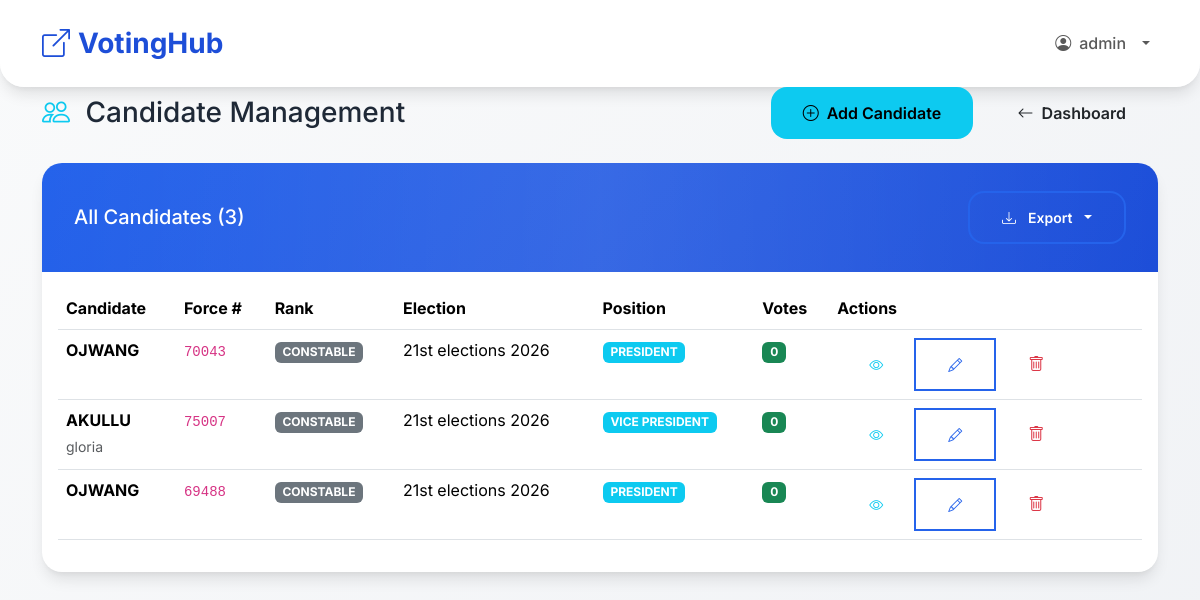
Screenshot of /polls/admin/candidates/ (signed in) with the database file from the repository.
### polls/models.py (models this page shows, shortened)
class PoliceUser(AbstractUser):
    force_number = models.CharField(
        max_length=50,
        unique=True,
        help_text="Force Number"
    )
    rank = models.CharField(
        max_length=50,
        choices=[
            ('PC', 'PC'),
            ('CPL', 'CPL'),
            ('SGT', 'SGT'),
            ('S/SGT', 'S/SGT'),
            ('HCM', 'HCM'),
            ('AIP', 'AIP'),
            ('IP', 'IP'),
            ('ASP', 'ASP'),
            ('SP', 'SP'),
            ('SSP', 'SSP'),
            ('ACP', 'ACP'),
            ('CP', 'CP'),
        ]
    )
    station = models.CharField(max_length=100)
    phone = models.CharField(max_length=15, blank=True)
    otp_code = models.CharField(max_length=6, blank=True, null=True)
    otp_expiry = models.DateTimeField(blank=True, null=True)
    is_active_voter = models.BooleanField(default=False)
    role = models.CharField(
        max_length=20,
        choices=[
            ('SUPER_ADMIN', 'Super Admin'),
            ('ADMIN', 'Election Admin'),
            ('VOTER', 'Voter'),
        ],
        default='VOTER'
    )
    must_change_password = models.BooleanField(default=True)

class Candidate(models.Model):
    name = models.CharField(max_length=200)
    force_number = models.CharField(max_length=50)
    rank = models.CharField(
        max_length=50,
        choices=[
            ('PC', 'PC'),
            ('CPL', 'CPL'),
            ('SGT', 'SGT'),
            ('S/SGT', 'S/SGT'),
            ('HCM', 'HCM'),
            ('AIP', 'AIP'),
            ('IP', 'IP'),
            ('ASP', 'ASP'),
            ('SP', 'SP'),
            ('ACP', 'ACP'),
            ('CP', 'CP'),
        ]
    )
    photo = models.ImageField(upload_to='candidates/', blank=True, null=True)
    biography = models.TextField(blank=True, help_text="Short manifesto")
    position = models.ForeignKey(Position, on_delete=models.CASCADE)
    election = models.ForeignKey(Election, on_delete=models.CASCADE, related_name='candidates')
    created_by = models.ForeignKey(PoliceUser, on_delete=models.CASCADE)
    class Meta:
        unique_together = ('election', 'force_number')
        ordering = ['position', 'name']

class Election(models.Model):
    title = models.CharField(max_length=200)
    description = models.TextField(blank=True)
    positions = models.ManyToManyField(Position, through='ElectionPosition', related_name='elections')
    start_time = models.DateTimeField()
    end_time = models.DateTimeField()
    eligible_ranks = models.CharField(max_length=500, blank=True, help_text="Comma-separated ranks")
    eligible_stations = models.CharField(max_length=500, blank=True, help_text="Comma-separated stations")
    created_by = models.ForeignKey(PoliceUser, on_delete=models.CASCADE, related_name='created_elections')
    logo = models.ImageField(upload_to='election_logos/', blank=True, null=True)
    class Meta:
        ordering = ['-start_time']

class Position(models.Model):
    name = models.CharField(max_length=100, unique=True)

### polls/views_admin.py (the view)
# urls.py: path('admin/candidates/', views_admin.admin_candidates, name='admin_candidates'),
@login_required
@user_passes_test(is_admin)
def admin_candidates(request):
    candidates = Candidate.objects.all().select_related('election', 'position').order_by('-id')
    return render(request, 'polls/admin_candidates.html', {
        'candidates': candidates, 'is_superadmin': request.user.role == 'SUPER_ADMIN'
    })

### polls/views_admin.py (called while the page is built)
def is_admin(user):
    return user.role in ['SUPER_ADMIN', 'ADMIN']

### templates/polls/admin_candidates.html (shortened to what this page needs)
{% extends 'base.html' %}
{% block content %}
<div class="row justify-content-center">
    <div class="col-lg-12">
        <div class="d-flex justify-content-between align-items-center mb-4">
            <h1 class="h3 mb-0">
                <i class="bi bi-people me-2 text-info"></i>
                Candidate Management
            </h1>
            <div>
                {% if is_superadmin %}
                <a href="{% url 'polls:admin_register_candidate' %}" class="btn btn-info me-2">
                    <i class="bi bi-plus-circle"></i> Add Candidate
                </a>
                {% endif %}
<a href="{% url 'polls:admin_dashboard' %}" class="btn btn-back-dashboard">
                    <i class="bi bi-arrow-left"></i> Dashboard
                </a>
            </div>
        </div>
        <div class="card mb-4">
            <div class="card-header">
                <div class="d-flex justify-content-between align-items-center">
                    <h5 class="mb-0">All Candidates ({{ candidates.count }})</h5>
                    <div class="btn-group">
                        <button type="button" class="btn btn-sm btn-outline-primary dropdown-toggle text-white" data-bs-toggle="dropdown">
                            <i class="bi bi-download me-1"></i> Export
                        </button>
                    </div>
                </div>
            </div>
            <div class="card-body">
                {% if candidates %}
                    <div class="table-responsive">
                        <table class="table table-hover">
                            <thead>
                                <tr>
                                    <th>Candidate</th>
                                    <th>Force #</th>
                                    <th>Rank</th>
                                    <th>Election</th>
                                    <th>Position</th>
                                    <th>Votes</th>
                                    <th>Actions</th>
                                </tr>
                            </thead>
                            <tbody>
                                {% for candidate in candidates %}
                                <tr>
                                    <td>
                                        <strong>{{ candidate.name }}</strong>
                                        {% if candidate.biography %}
                                            <br><small class="text-muted">{{ candidate.biography|truncatewords:10 }}</small>
                                        {% endif %}
                                    </td>
                                    <td><code>{{ candidate.force_number }}</code></td>
                                    <td><span class="badge bg-secondary">{{ candidate.rank }}</span></td>
                                    <td>{{ candidate.election.title|truncatechars:25 }}</td>
                                    <td><span class="badge bg-info">{{ candidate.position.name }}</span></td>
                                    <td><span class="badge bg-success">{{ candidate.vote_set.count }}</span></td>
                                    <td>
                                        <div class="btn-group btn-group-sm">
                                            <a href="{% url 'polls:view_candidate' candidate.id %}" class="btn btn-outline-info" title="View">
                                                <i class="bi bi-eye"></i>
                                            </a>
                                            {% if is_superadmin %}
                                            <a href="{% url 'polls:admin_edit_candidate' candidate.id %}" class="btn btn-outline-primary" title="Edit">
                                                <i class="bi bi-pencil"></i>
                                            </a>
                                            <form method="post" action="{% url 'polls:admin_delete_candidate' candidate.id %}" style="display:inline;" onsubmit="return confirm('Delete {{ candidate.name }}?')">
                                                <button type="submit" class="btn btn-outline-danger" title="Delete">
                                                    <i class="bi bi-trash"></i>
                                                </button>
                                            </form>
                                            {% endif %}
                                        </div>
                                    </td>
                                </tr>
                                {% endfor %}
                            </tbody>
                        </table>
                    </div>
                {% endif %}
            </div>
        </div>
    </div>
</div>
{% endblock %}

### templates/base.html (shortened to what this page needs)
<!DOCTYPE html>
<html lang="en">
<head>
    <link href="https://cdn.jsdelivr.net/npm/bootstrap@5.3.3/dist/css/bootstrap.min.css" rel="stylesheet">
    {% load static %}
    <link href="https://cdn.jsdelivr.net/npm/bootstrap-icons@1.11.3/font/bootstrap-icons.css" rel="stylesheet">
    <link rel="stylesheet" href="{% static 'polls/css/modern.css' %}">
</head>
<body class="{% block body_class %}{% endblock %}">
    <nav class="navbar navbar-expand-lg py-3">
        <div class="container">
            <a class="navbar-brand fw-bold" href="{% url 'polls:dashboard' %}">
                <i class="bi bi-box-arrow-up-right me-2"></i>VotingHub
            </a>
            <div class="collapse navbar-collapse" id="navbarNav">
                <ul class="navbar-nav ms-auto align-items-lg-center">
                    {% if user.is_authenticated %}
                        <li class="nav-item dropdown">
                            <a class="nav-link dropdown-toggle d-flex align-items-center gap-2" href="#" role="button" data-bs-toggle="dropdown" aria-expanded="false">
                                <i class="bi bi-person-circle"></i> <span>{{ user.username }}</span>
                            </a>
                        </li>
                    {% else %}
                        <li class="nav-item">
                            <a class="nav-link" href="{% url 'polls:login' %}"><i class="bi bi-box-arrow-in-right me-1"></i> Login</a>
                        </li>
                    {% endif %}
                </ul>
            </div>
        </div>
    </nav>
    <div class="container">
        {% block content %}
        {% endblock %}
    </div>
</body>
</html>

### static/polls/css/modern.css (style rules this page uses)
:root { --primary: #2563eb; --primary-dark: #1d4ed8; --success: #10b981; --success-dark: #059669; --danger: #ef4444; --warning: #f59e0b; --dark: #1f2937; --light: #f9fafb; --border: #e5e7eb; --shadow: 0 10px 15px -3px rgba(0,0,0,0.1), 0 4px 6px -2px rgba(0,0,0,0.05); --shadow-lg: 0 25px 50px -12px rgba(0,0,0,0.25); }
* { margin: 0; padding: 0; box-sizing: border-box; }
body { font-family: 'Inter', -apple-system, BlinkMacSystemFont, sans-serif; line-height: 1.6; color: var(--dark); background: linear-gradient(135deg, var(--light) 0%, #f0f2f5 100%); min-height: 100vh; }
.navbar { background: rgba(255, 255, 255, 0.98); backdrop-filter: blur(20px); box-shadow: var(--shadow); border-radius: 0 0 24px 24px; padding: 1rem 0; }
.navbar-brand { font-weight: 800; font-size: 1.75rem; color: var(--primary-dark) !important; }
.card { background: white; border-radius: 20px; box-shadow: var(--shadow); border: none; overflow: hidden; transition: all 0.3s cubic-bezier(0.4, 0, 0.2, 1); }
.card-header { background: linear-gradient(135deg, var(--primary) 0%, var(--primary-dark) 100%); color: white; padding: 1.75rem 2rem; border: none; position: relative; overflow: hidden; }
.card-header::before { content: ''; position: absolute; top: 0; left: 0; right: 0; bottom: 0; background: linear-gradient(90deg, transparent 0%, rgba(255,255,255,0.1) 50%, transparent 100%); animation: shimmer 2s infinite; }
.btn { border-radius: 16px; padding: 0.875rem 2rem; font-weight: 600; border: none; transition: all 0.3s cubic-bezier(0.4, 0, 0.2, 1); text-decoration: none; display: inline-flex; align-items: center; gap: 0.5rem; position: relative; overflow: hidden; }
.btn::before { content: ''; position: absolute; top: 0; left: -100%; width: 100%; height: 100%; background: linear-gradient(90deg, transparent, rgba(255,255,255,0.3), transparent); transition: left 0.5s; }
.btn-outline-primary { color: var(--primary); border: 2px solid var(--primary); background: transparent; }
.navbar-nav .nav-link { white-space: nowrap; font-weight: 500; }
.navbar-nav .dropdown-toggle::after { vertical-align: middle; margin-left: 0.5rem; }
.card { animation: fadeInUp 0.6s ease forwards; }

### rows the page displays
PoliceUser: username "admin"
Candidate: name "OJWANG", force_number "70043", rank "CONSTABLE", election "21st elections 2026", position.name "PRESIDENT", vote_set.count "0"
Candidate: name "AKULLU", biography "gloria", force_number "75007", rank "CONSTABLE", election "21st elections 2026", position.name "VICE PRESIDENT", vote_set.count "0"
Candidate: name "OJWANG", force_number "69488", rank "CONSTABLE", election "21st elections 2026", position.name "PRESIDENT", vote_set.count "0"

### other values shown
{{ candidates.count }} "3"
